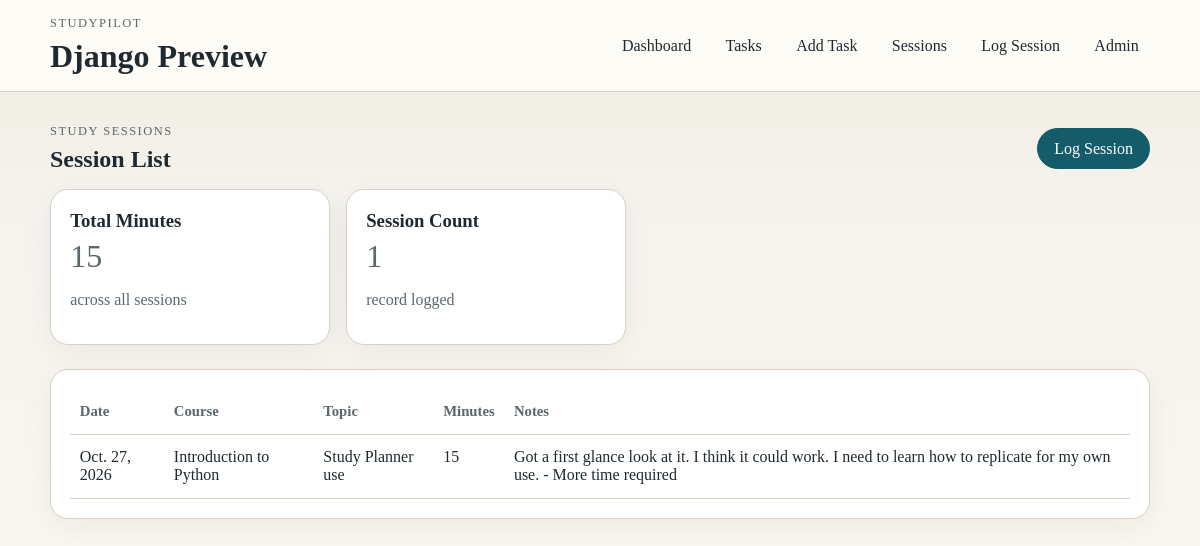
The app's page /sessions/ with its own data.
### planner/models.py (models this page shows, shortened)
class StudySession(models.Model):
    course_name = models.CharField(max_length=100)
    topic = models.CharField(max_length=100)
    minutes_studied = models.PositiveIntegerField()
    session_date = models.DateField(default=timezone.localdate)
    notes = models.TextField(blank=True)
    class Meta:
        ordering = ["-session_date", "course_name", "topic"]

### planner/views.py (the view)
# urls.py: path("sessions/", views.session_list, name="session_list"),
def session_list(request):
    sessions = StudySession.objects.all()
    total_minutes = sessions.aggregate(total=Sum("minutes_studied"))["total"] or 0
    return render(
        request,
        "planner/session_list.html",
        {
            "sessions": sessions,
            "total_minutes": total_minutes,
        },
    )

### planner/templates/planner/session_list.html (shortened to what this page needs)
{% extends 'planner/base.html' %}  {% block content %}
<section class="section-header">
  <div>
    <p class="eyebrow">Study Sessions</p>
    <h2>Session List</h2>
  </div>
  <a class="button" href="{% url 'planner:add_session' %}">Log Session</a>
</section>
<section class="card-grid compact-grid">
  <article class="summary-card">
    <h3>Total Minutes</h3>
    <p class="summary-number">{{ total_minutes }}</p>
    <p>across all sessions</p>
  </article>
  <article class="summary-card">
    <h3>Session Count</h3>
    <p class="summary-number">{{ sessions|length }}</p>
    <p>record{{ sessions|length|pluralize }} logged</p>
  </article>
</section>
<section class="content-card">
  {% if sessions %}
  <div class="table-wrapper">
    <table class="data-table">
      <thead>
        <tr>
          <th>Date</th>
          <th>Course</th>
          <th>Topic</th>
          <th>Minutes</th>
          <th>Notes</th>
        </tr>
      </thead>
      <tbody>
        {% for session in sessions %}
        <tr>
          <td>{{ session.session_date }}</td>
          <td>{{ session.course_name }}</td>
          <td>{{ session.topic }}</td>
          <td>{{ session.minutes_studied }}</td>
          <td>{{ session.notes|default:'-' }}</td>
        </tr>
        {% endfor %}
      </tbody>
    </table>
  </div>
  {% else %}
  <p>No study sessions yet. Log one to build a study history.</p>
  {% endif %}
</section>
{% endblock %}

### planner/static/planner/styles.css (style rules this page uses)
:root { --bg: #f5f3ee; --surface: #fffdf8; --surface-strong: #ffffff; --ink: #1f2a30; --muted: #5b676d; --line: #d8d1c4; --accent: #145c69; --accent-soft: #dff0f2; --accent-strong: #0d4751; --good: #2e6a49; --good-soft: #dff1e6; --warn: #9a5b14; --warn-soft: #fbe9d0; --bad: #8c2d2d; --bad-soft: #f7dddd; }
* { box-sizing: border-box; }
body { margin: 0; font-family: Georgia, "Times New Roman", serif; color: var(--ink); background: linear-gradient(180deg, #efe9dc 0%, var(--bg) 35%, #faf7f0 100%); }
a { color: inherit; }
.site-title, h1, h2, h3 { margin: 0; font-weight: 700; }
.eyebrow { text-transform: uppercase; letter-spacing: 0.12em; font-size: 0.78rem; color: var(--muted); margin: 0 0 0.45rem; }
.hero-panel, .content-card, .summary-card, .form-panel { background: var(--surface-strong); border: 1px solid var(--line); border-radius: 18px; box-shadow: 0 8px 30px rgba(31, 42, 48, 0.06); }
.hero-actions, .form-actions, .section-header { display: flex; gap: 0.75rem; align-items: center; }
.section-header { justify-content: space-between; margin-bottom: 1rem; }
.card-grid { display: grid; grid-template-columns: repeat(auto-fit, minmax(190px, 1fr)); gap: 1rem; margin-bottom: 1.5rem; }
.compact-grid { grid-template-columns: repeat(auto-fit, minmax(220px, 280px)); }
.summary-card, .content-card, .form-panel { padding: 1.2rem; }
.summary-number { font-size: 2rem; margin: 0.4rem 0; color: var(--accent-strong); }
.item-list span, .muted-text, .summary-card p, .hero-panel p, .content-card p { color: var(--muted); }
.button { display: inline-block; text-decoration: none; border: 1px solid var(--accent); background: var(--accent); color: white; padding: 0.65rem 1rem; border-radius: 999px; cursor: pointer; font: inherit; }
.table-wrapper { overflow-x: auto; }
.data-table { width: 100%; border-collapse: collapse; }
.data-table th, .data-table td { text-align: left; padding: 0.85rem 0.6rem; border-bottom: 1px solid var(--line); vertical-align: top; }
.data-table th { color: var(--muted); font-size: 0.92rem; }

### records on screen
StudySession: session_date "Oct. 27, 2026", course_name "Introduction to Python", topic "Study Planner use", minutes_studied "15", notes "Got a first glance look at it. I think it could work. I need to learn how to replicate for my own use. - More time required"

### other values on screen
{{ total_minutes }} "15"
{{ sessions|length }} "1"
